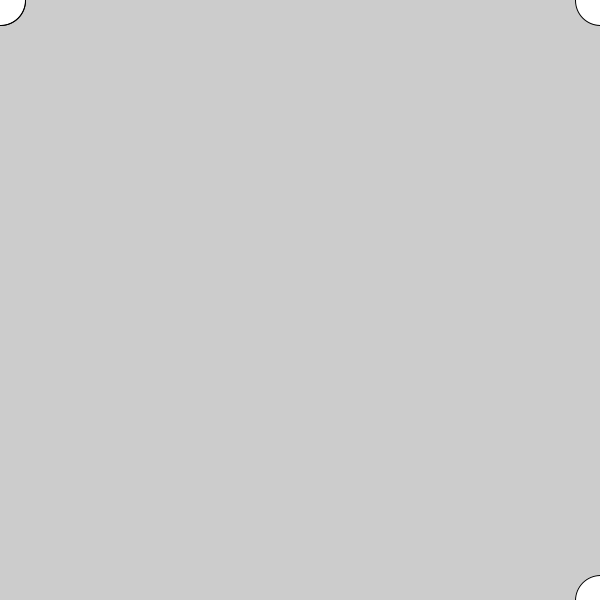
Frame 1 (no input)
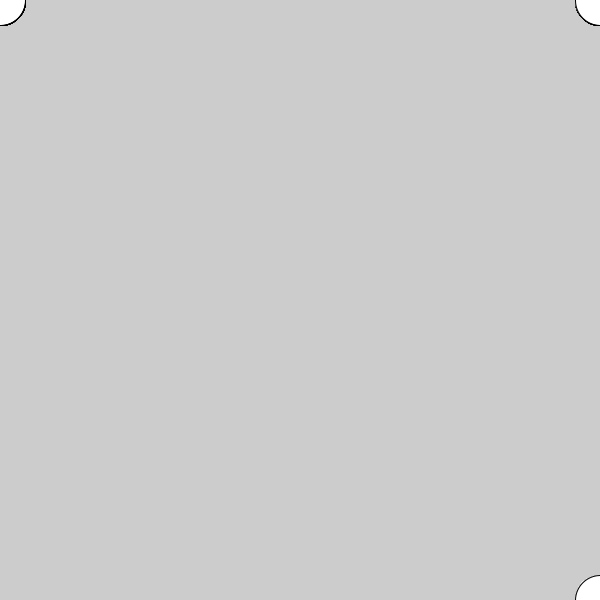
Frame 60 (the mouse pressed at the canvas centre just before this capture)
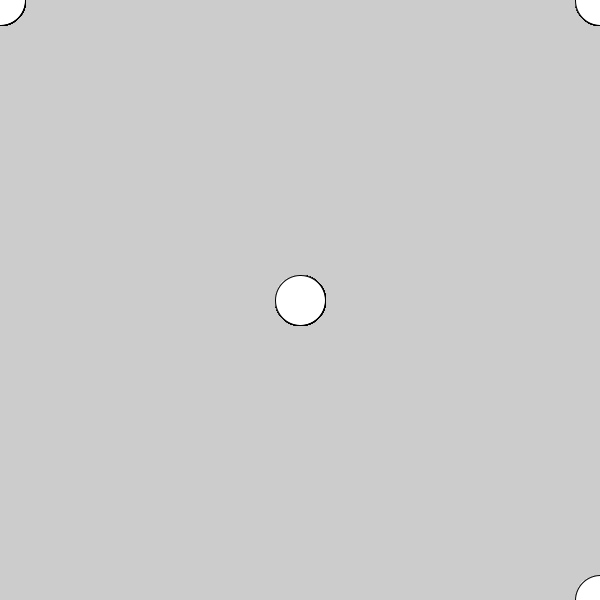
Frame 120 (the mouse held since frame 60 and released just before this capture)

The Processing sketch that drew these frames (run headless with seeded random() and noise(); from frame 60 on, the mouse is pressed at the canvas centre):

// Processing sketch: processing_134094
// ── processing_134094.pde

int aumento =0;
void setup() {
  size(600, 600);
 
}
void draw() {
ellipse(mouseX, mouseY,50,50);
ellipse(mouseY, mouseX,50,50);
ellipse(height-mouseX, mouseY,50,50);
ellipse(height-mouseX, height-mouseY,50,50);
}
